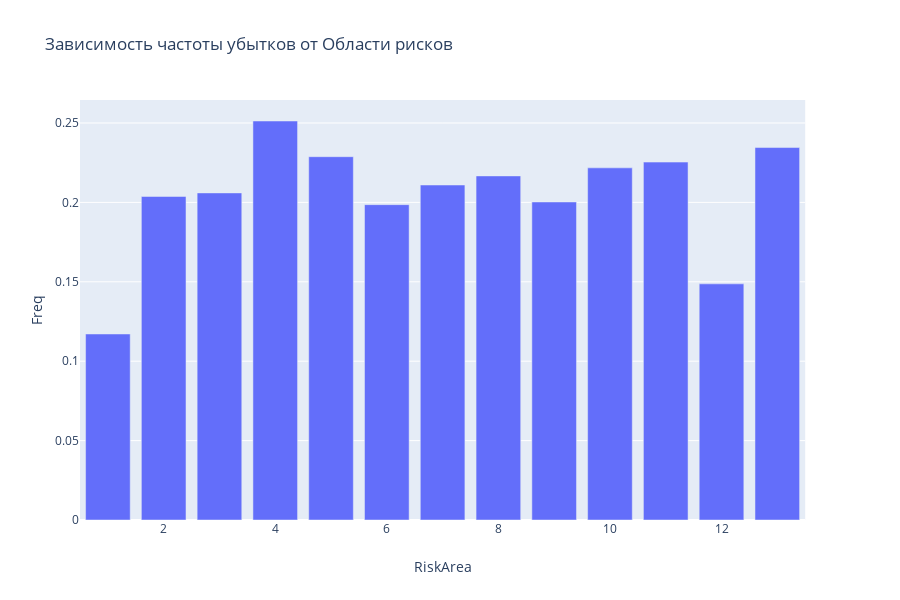

Notebook source saved alongside this figure:
### Code cell
fig = px.bar(df_group_riskarea, x='RiskArea', y='Freq', title='Зависимость частоты убытков от Области рисков')
fig.show()

### Figure 1 — Plotly figure (JSON) as saved in the notebook; plotly's stock layout.template omitted (floating-point values rounded to 4 significant figures)
{"data": [{"alignmentgroup": "True", "hoverlabel": {"namelength": 0}, "hovertemplate": "RiskArea=%{x}<br>Freq=%{y}", "legendgroup": "", "marker": {"color": "#636efa"}, "name": "", "offsetgroup": "", "orientation": "v", "showlegend": false, "textposition": "auto", "type": "bar", "x": [1, 2, 3, 4, 5, 6, 7, 8, 9, 10, 11, 12, 13], "xaxis": "x", "y": [0.1171, 0.2037, 0.206, 0.2513, 0.2288, 0.1986, 0.211, 0.2167, 0.2003, 0.2218, 0.2254, 0.1487, 0.2345], "yaxis": "y"}], "layout": {"barmode": "relative", "height": 600, "legend": {"tracegroupgap": 0}, "title": {"text": "Зависимость частоты убытков от Области рисков"}, "xaxis": {"anchor": "y", "domain": [0, 0.98], "title": {"text": "RiskArea"}}, "yaxis": {"anchor": "x", "domain": [0, 1], "title": {"text": "Freq"}}}}
